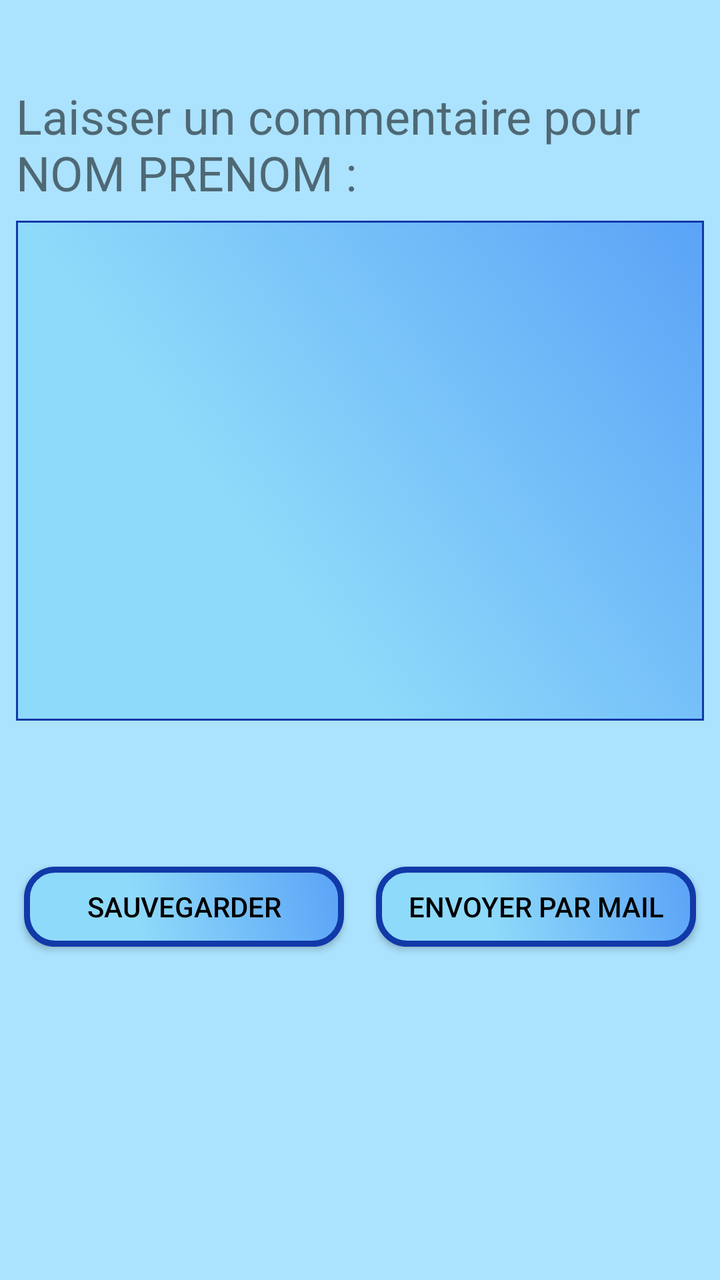
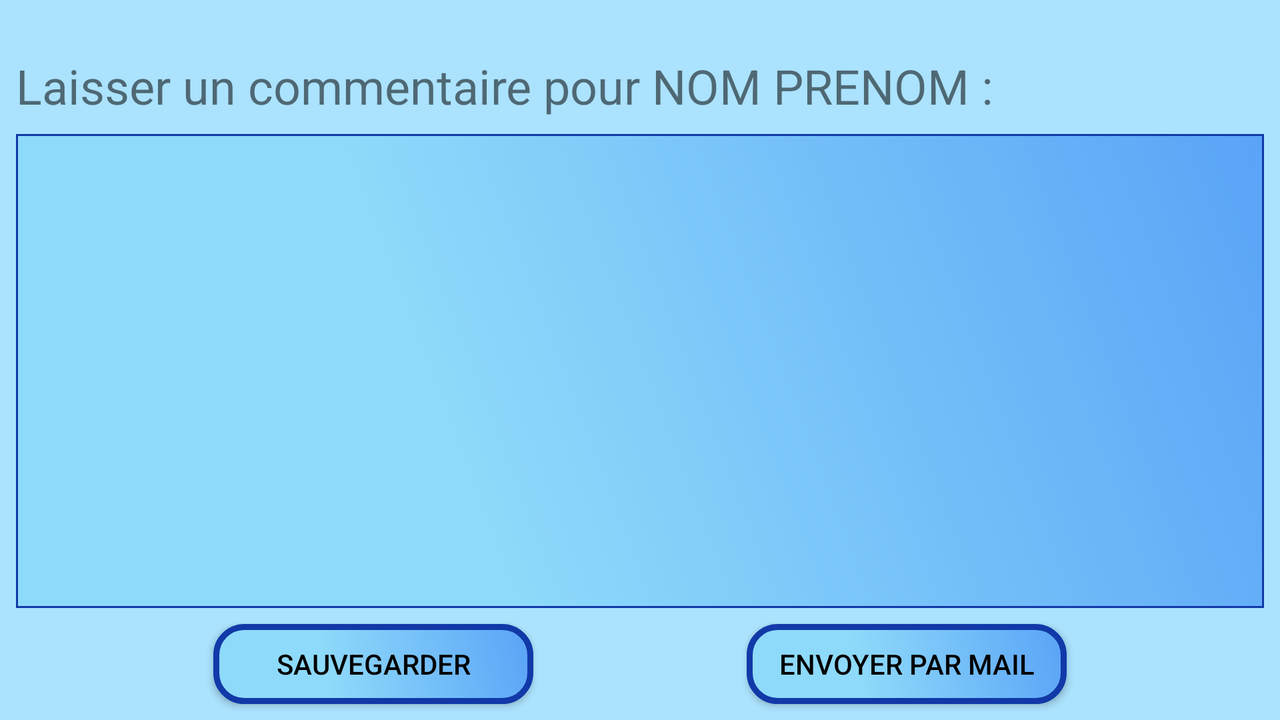

An Android layout and its configuration variant, each rendered on a device that would load it. The default file and the variant file are quoted in full after the pictures.
<!-- AndroidManifest.xml: application theme AppTheme -->
<!-- res/layout/activity_comment_patient.xml -->
<?xml version="1.0" encoding="utf-8"?>
<android.support.constraint.ConstraintLayout xmlns:android="http://schemas.android.com/apk/res/android"
    xmlns:app="http://schemas.android.com/apk/res-auto"
    xmlns:tools="http://schemas.android.com/tools"
    android:layout_width="match_parent"
    android:layout_height="match_parent"
    tools:context="ceri.m1ilsen.applicationprojetm1.ui.CommentPatientActivity">

    <TextView
        android:id="@+id/commentExplanation"
        android:layout_width="0dp"
        android:layout_height="wrap_content"
        android:layout_alignParentStart="true"
        android:layout_alignParentLeft="true"
        android:layout_alignParentTop="true"
        android:layout_alignParentEnd="true"
        android:layout_alignParentRight="true"
        android:layout_alignParentBottom="true"
        android:layout_marginStart="8dp"
        android:layout_marginLeft="8dp"
        android:layout_marginTop="8dp"
        android:layout_marginEnd="8dp"
        android:layout_marginRight="8dp"
        android:layout_marginBottom="8dp"
        android:fontFamily="sans-serif"
        android:text="Laisser un commentaire pour NOM PRENOM :"
        android:textSize="24sp"
        app:layout_constraintBottom_toBottomOf="parent"
        app:layout_constraintEnd_toEndOf="parent"
        app:layout_constraintStart_toStartOf="parent"
        app:layout_constraintTop_toTopOf="parent"
        app:layout_constraintVertical_bias="0.060000002" />

    <EditText
        android:id="@+id/commentField"
        android:layout_width="0dp"
        android:layout_height="250dp"
        android:layout_centerHorizontal="true"
        android:layout_centerVertical="true"
        android:layout_marginStart="8dp"
        android:layout_marginLeft="8dp"
        android:layout_marginTop="8dp"
        android:layout_marginEnd="8dp"
        android:layout_marginRight="8dp"
        android:layout_marginBottom="8dp"
        android:background="@drawable/custom_comment"
        android:gravity="top"
        android:inputType="text|textMultiLine"
        android:textColor="@android:color/background_dark"
        android:textSize="24sp"
        app:layout_constraintBottom_toBottomOf="parent"
        app:layout_constraintEnd_toEndOf="parent"
        app:layout_constraintStart_toStartOf="parent"
        app:layout_constraintTop_toBottomOf="@+id/commentExplanation"
        app:layout_constraintVertical_bias="0.0" />

    <Button
        android:id="@+id/saveCommentButton"
        android:layout_width="160dp"
        android:layout_height="40dp"
        android:layout_below="@+id/commentField"
        android:layout_alignStart="@+id/commentExplanation"
        android:layout_alignLeft="@+id/commentExplanation"
        android:layout_marginStart="16dp"
        android:layout_marginLeft="16dp"
        android:layout_marginTop="8dp"
        android:layout_marginEnd="8dp"
        android:layout_marginRight="8dp"
        android:layout_marginBottom="8dp"
        android:background="@drawable/custom_list"
        android:text="Sauvegarder"
        android:textColor="@android:color/black"
        android:textSize="14sp"
        app:layout_constraintBottom_toBottomOf="parent"
        app:layout_constraintEnd_toStartOf="@+id/sendCommentButton"
        app:layout_constraintStart_toStartOf="parent"
        app:layout_constraintTop_toBottomOf="@+id/commentField"
        app:layout_constraintVertical_bias="0.29000002" />

    <Button
        android:id="@+id/sendCommentButton"
        android:layout_width="160dp"
        android:layout_height="40dp"
        android:layout_alignBaseline="@+id/saveCommentButton"
        android:layout_alignEnd="@+id/commentExplanation"
        android:layout_alignRight="@+id/commentExplanation"
        android:layout_alignBottom="@+id/saveCommentButton"
        android:layout_marginStart="8dp"
        android:layout_marginLeft="8dp"
        android:layout_marginTop="8dp"
        android:layout_marginEnd="16dp"
        android:layout_marginRight="16dp"
        android:layout_marginBottom="8dp"
        android:background="@drawable/custom_list"
        android:text="Envoyer par mail"
        android:textColor="@android:color/black"
        android:textSize="14sp"
        app:layout_constraintBottom_toBottomOf="parent"
        app:layout_constraintEnd_toEndOf="parent"
        app:layout_constraintStart_toEndOf="@+id/saveCommentButton"
        app:layout_constraintTop_toBottomOf="@+id/commentField"
        app:layout_constraintVertical_bias="0.29000002" />

</android.support.constraint.ConstraintLayout>
<!-- resources referenced by this layout -->
<resources>
  <!-- drawable custom_comment (drawable) -->
  <?xml version="1.0" encoding="utf-8"?>
  <shape xmlns:android="http://schemas.android.com/apk/res/android" android:shape="rectangle" >
  
      <gradient
          android:angle="45"
          android:centerX="35%"
          android:centerColor="#8EDAFA"
          android:startColor="#8EDAFA"
          android:endColor="#5AA3F7"
          android:type="linear"
          />
      <padding
          android:left="0dp"
          android:top="0dp"
          android:right="0dp"
          android:bottom="0dp"
          />
      <size
          android:width="270dp"
          android:height="60dp"
          />
      <stroke
          android:width="1dp"
          android:color="#1139A8"
          />
  </shape>
  <!-- drawable custom_list (drawable) -->
  <?xml version="1.0" encoding="utf-8"?>
  <shape xmlns:android="http://schemas.android.com/apk/res/android" android:shape="rectangle" >
      <corners
          android:radius="14dp"
          />
      <gradient
          android:angle="45"
          android:centerX="35%"
          android:centerColor="#8EDAFA"
          android:startColor="#8EDAFA"
          android:endColor="#5AA3F7"
          android:type="linear"
          />
      <padding
          android:left="0dp"
          android:top="0dp"
          android:right="0dp"
          android:bottom="0dp"
          />
      <size
          android:width="270dp"
          android:height="60dp"
          />
      <stroke
          android:width="3dp"
          android:color="#1139A8"
          />
  </shape>
  <style name="AppTheme" parent="Theme.AppCompat.Light.DarkActionBar">
          
          <item name="colorPrimary">@color/colorPrimary</item>
          <item name="colorPrimaryDark">@color/colorPrimaryDark</item>
          <item name="colorAccent">@color/colorAccent</item>
          <item name="android:colorBackground">@color/background_material_light</item>
          <item name="android:textColorPrimaryInverse">@android:color/black</item>
      </style>
  <color name="colorPrimary">#4a9bf8</color>
  <color name="colorPrimaryDark">#4a9bf8</color>
  <color name="colorAccent">#4a9bf8</color>
  <color name="background_material_light">#abe2fd</color>
</resources>
<!-- res/layout-land/activity_comment_patient.xml (the repository's variant of the layout above) -->
<!-- drawn on the phone turned sideways -->
<?xml version="1.0" encoding="utf-8"?>
<android.support.constraint.ConstraintLayout xmlns:android="http://schemas.android.com/apk/res/android"
    xmlns:app="http://schemas.android.com/apk/res-auto"
    xmlns:tools="http://schemas.android.com/tools"
    android:layout_width="match_parent"
    android:layout_height="match_parent"
    tools:context="ceri.m1ilsen.applicationprojetm1.ui.CommentPatientActivity">

    <TextView
        android:id="@+id/commentExplanation"
        android:layout_width="0dp"
        android:layout_height="wrap_content"
        android:layout_alignParentStart="true"
        android:layout_alignParentLeft="true"
        android:layout_alignParentTop="true"
        android:layout_alignParentEnd="true"
        android:layout_alignParentRight="true"
        android:layout_alignParentBottom="true"
        android:layout_marginStart="8dp"
        android:layout_marginLeft="8dp"
        android:layout_marginTop="8dp"
        android:layout_marginEnd="8dp"
        android:layout_marginRight="8dp"
        android:layout_marginBottom="8dp"
        android:fontFamily="sans-serif"
        android:text="Laisser un commentaire pour NOM PRENOM :"
        android:textSize="24sp"
        app:layout_constraintBottom_toBottomOf="parent"
        app:layout_constraintEnd_toEndOf="parent"
        app:layout_constraintStart_toStartOf="parent"
        app:layout_constraintTop_toTopOf="parent"
        app:layout_constraintVertical_bias="0.060000002" />

    <EditText
        android:id="@+id/commentField"
        android:layout_width="0dp"
        android:layout_height="0dp"
        android:layout_centerHorizontal="true"
        android:layout_centerVertical="true"
        android:layout_marginStart="8dp"
        android:layout_marginLeft="8dp"
        android:layout_marginTop="8dp"
        android:layout_marginEnd="8dp"
        android:layout_marginRight="8dp"
        android:layout_marginBottom="8dp"
        android:background="@drawable/custom_comment"
        android:gravity="top"
        android:inputType="text|textMultiLine"
        android:textColor="@android:color/background_dark"
        android:textSize="24sp"
        app:layout_constraintBottom_toTopOf="@+id/saveCommentButton"
        app:layout_constraintEnd_toEndOf="parent"
        app:layout_constraintStart_toStartOf="parent"
        app:layout_constraintTop_toBottomOf="@+id/commentExplanation" />

    <Button
        android:id="@+id/saveCommentButton"
        android:layout_width="160dp"
        android:layout_height="40dp"
        android:layout_below="@+id/commentField"
        android:layout_alignStart="@+id/commentExplanation"
        android:layout_alignLeft="@+id/commentExplanation"
        android:layout_marginStart="16dp"
        android:layout_marginLeft="16dp"
        android:layout_marginEnd="8dp"
        android:layout_marginRight="8dp"
        android:layout_marginBottom="8dp"
        android:background="@drawable/custom_list"
        android:text="Sauvegarder"
        android:textColor="@android:color/black"
        android:textSize="14sp"
        app:layout_constraintBottom_toBottomOf="parent"
        app:layout_constraintEnd_toStartOf="@+id/sendCommentButton"
        app:layout_constraintStart_toStartOf="parent" />

    <Button
        android:id="@+id/sendCommentButton"
        android:layout_width="160dp"
        android:layout_height="40dp"
        android:layout_alignBaseline="@+id/saveCommentButton"
        android:layout_alignEnd="@+id/commentExplanation"
        android:layout_alignRight="@+id/commentExplanation"
        android:layout_alignBottom="@+id/saveCommentButton"
        android:layout_marginStart="8dp"
        android:layout_marginLeft="8dp"
        android:layout_marginEnd="16dp"
        android:layout_marginRight="16dp"
        android:layout_marginBottom="8dp"
        android:background="@drawable/custom_list"
        android:text="Envoyer par mail"
        android:textColor="@android:color/black"
        android:textSize="14sp"
        app:layout_constraintBottom_toBottomOf="parent"
        app:layout_constraintEnd_toEndOf="parent"
        app:layout_constraintStart_toEndOf="@+id/saveCommentButton" />

</android.support.constraint.ConstraintLayout>
